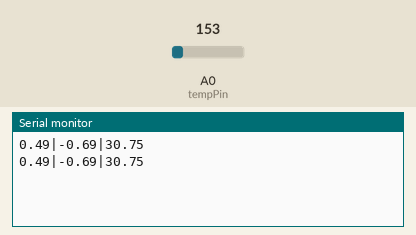
A sketch run on a simulated Arduino Uno, built with avr-gcc and run on an emulated ATmega328P. Parts: the last lines printed to the serial monitor. Inputs (shaded band) come from the test bench; at power-on: A0 (tempPin) = 153.

Above: at 1.8 s.
1.9 s: A0 (tempPin) set to 165
At 2.6 s:
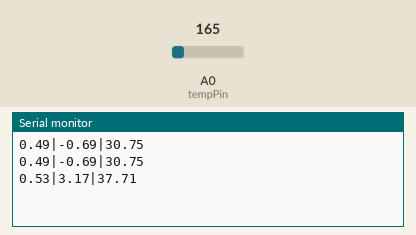
3.4 s: A0 (tempPin) set to 175
At 4.8 s:
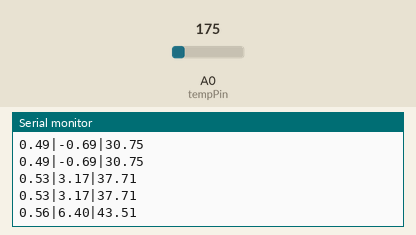
Timing chart, 0 to 6.4 s (numbered marks = the images above; inputs shaded):
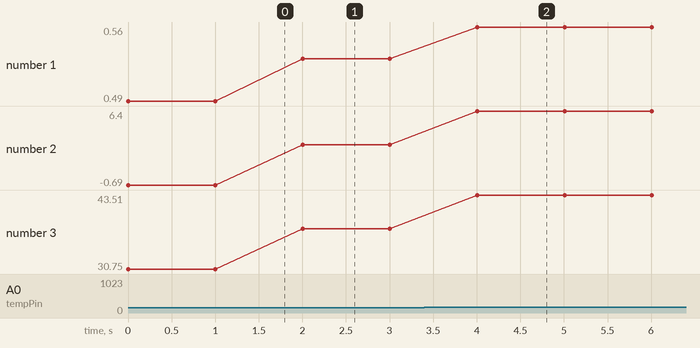

Measured:
- after the input at 1.9 s, the serial monitor: prints a new line after 0.10 s (image 1)
- after the input at 3.4 s, the serial monitor: prints a new line after 0.61 s (image 2)
- plotted number 1: 0.49 → 0.53 after the input at 1.9 s, 0.53 → 0.56 after the input at 3.4 s
- plotted number 2: -0.69 → 3.17 after the input at 1.9 s, 3.17 → 6.4 after the input at 3.4 s
- plotted number 3: 30.75 → 37.71 after the input at 1.9 s, 37.71 → 43.51 after the input at 3.4 s

The sketch:

Temp_Sensor.ino
```cpp
/* Sensor test sketch
  for more information see http://www.ladyada.net/make/logshield/lighttemp.html
  */

#define aref_voltage 3.3         // we tie 3.3V to ARef and measure it with a multimeter!


//TMP36 Pin Variables
int tempPin = 0;        //the analog pin the TMP36's Vout (sense) pin is connected to
                        //the resolution is 10 mV / degree centigrade with a
                        //500 mV offset to allow for negative temperatures
int tempReading;        // the analog reading from the sensor

void setup(void) {
  // We'll send debugging information via the Serial monitor
  Serial.begin(9600);

  // If you want to set the aref to something other than 5v
  analogReference(EXTERNAL);
}


void loop(void) {

  tempReading = analogRead(tempPin);

//  Serial.print("Temp reading = ");
//  Serial.print(tempReading);     // the raw analog reading

  // converting that reading to voltage, which is based off the reference voltage
  float voltage = tempReading * aref_voltage;
  voltage /= 1024.0;

  // print out the voltage
//  Serial.print(" - ");
  Serial.print(voltage);
  Serial.print("|"); // value delimiter
//  Serial.println(" volts");

  // now print out the temperature
  float temperatureC = (voltage - 0.5) * 100 ;  //converting from 10 mv per degree wit 500 mV offset
                                               //to degrees ((volatge - 500mV) times 100)
  Serial.print(temperatureC);
  Serial.print("|"); // value delimiter
//  Serial.println(" degrees C");

  // now convert to Fahrenheight
  float temperatureF = (temperatureC * 9.0 / 5.0) + 32.0;
  Serial.print(temperatureF);
  Serial.println(""); // end message delimiter
//  Serial.println(" degrees F");

  delay(1000);
}
```
